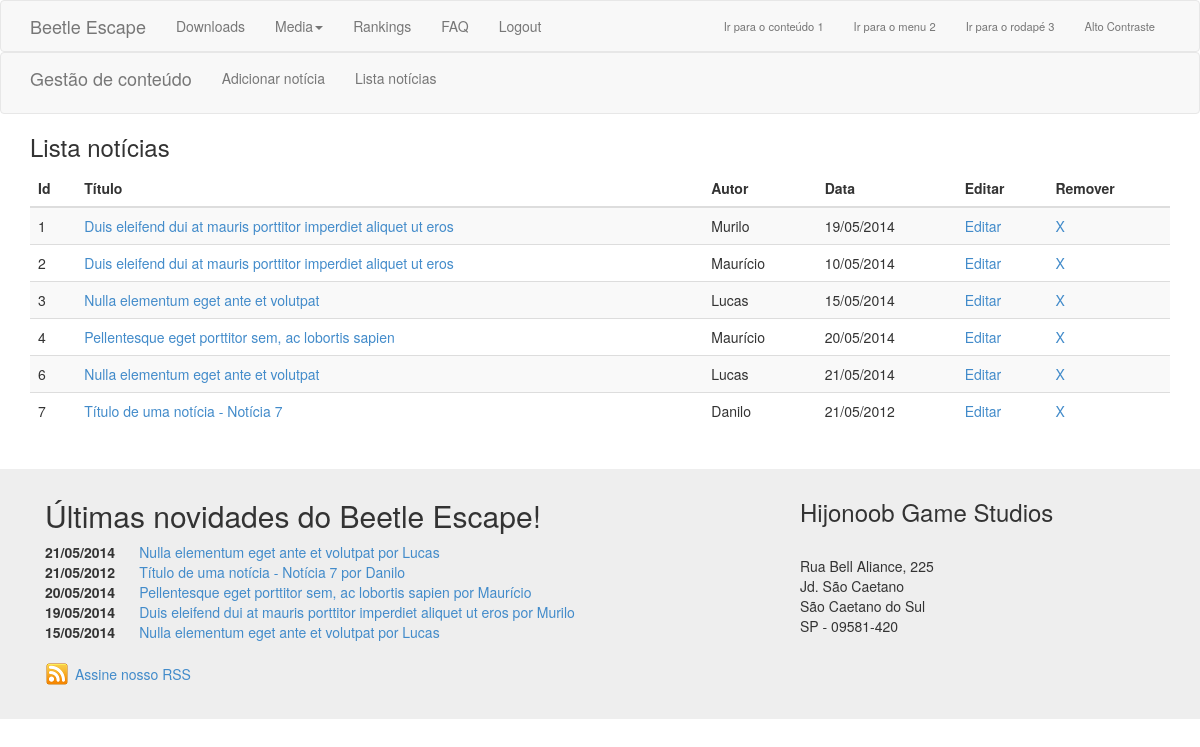
Before: /listanoticia.php (signed in) with the older database file.
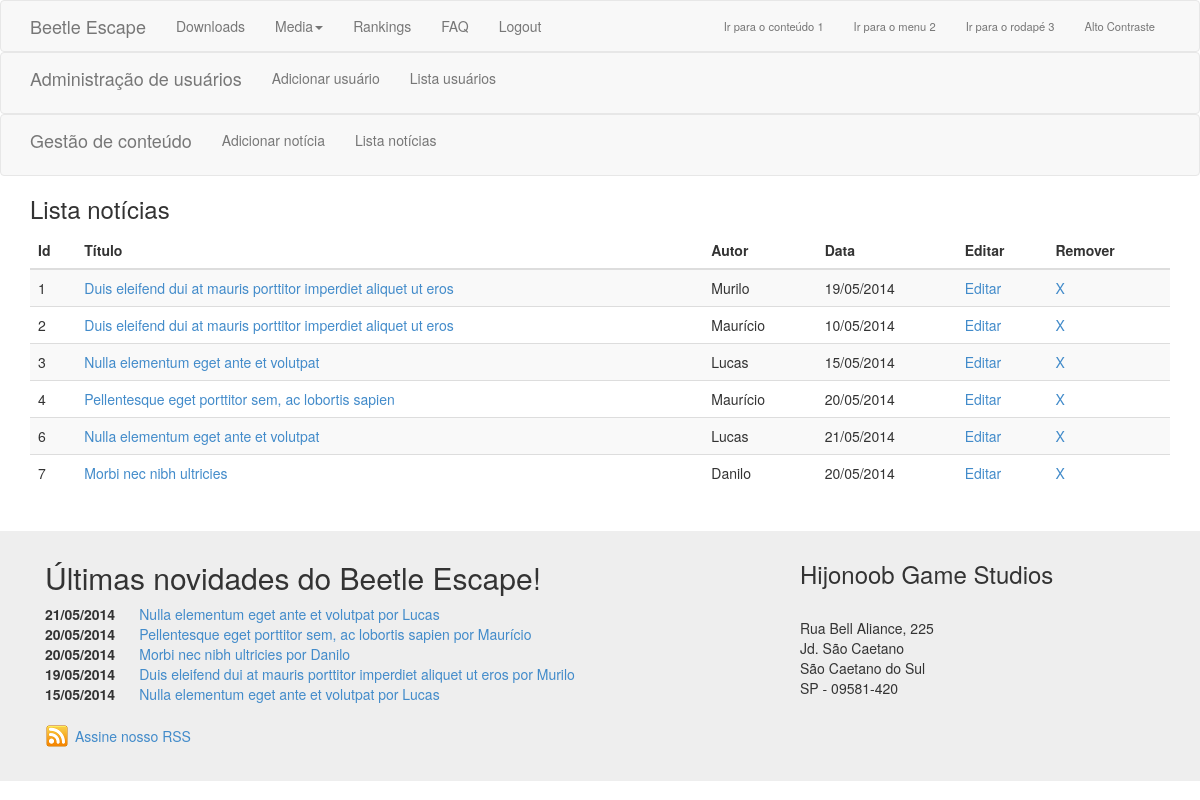
After: the same page with the newer database file.
### tables this page shows
CREATE TABLE `noticias` (
  `id` int(200) NOT NULL AUTO_INCREMENT,
  `titulo` varchar(200) NOT NULL,
  `descricao` varchar(600) NOT NULL,
  `autor` varchar(100) NOT NULL,
  `data` varchar(100) NOT NULL,
  `texto` varchar(5000) NOT NULL,
  PRIMARY KEY (`id`),
  UNIQUE KEY `id` (`id`)
);

### listanoticia.php (the view, shortened to what this page needs)
<?php
	include 'templates/header.php';
?>
			<h3> Lista notícias </h3>
			<table class="table table-striped" width="647">
				<thead>
					<tr>
						<th>Id</th>
						<th>Título</th>
						<th>Autor</th>
						<th>Data</th>
						<th>Editar</th>
						<th>Remover</th>
					</tr>
				</thead>
				<tbody>
				<?php
					include 'restrito/conexao.php';
						$resultado = $conexao->query("SELECT id, titulo, autor, data FROM noticias ORDER BY id");
					while ($linha = $resultado->fetch_assoc()){
						echo '<tr>';
						echo '<td>' . $linha['id'] . '</td>';
						echo '<td> <a href="noticia.php?id='. $linha['id'].'">' . $linha['titulo'] .'</a> </td>';
						echo '<td>' . $linha['autor'] .'</td>';
						echo '<td>' . $linha['data'] .'</td>';
						echo '<td> <a href="editanoticia.php?id='. $linha['id'].'">Editar</a></td>';
						echo '<td> <a class="removenoticia" href="deletanoticia.php?id='. $linha['id'].'">X</a></td>';
						echo '</tr>';
					}
				?>
				</tbody>
				</table>
		</div>
<?php include 'templates/footer.php' ?>

### templates/footer.php (shortened to what this page needs)
      <div class="jumbotron footer" id="arodape">
          <div class="container">
              <div class="col-md-8" id="mailing-form" >
                <h2>Últimas novidades do Beetle Escape!</h2>
                <div class="listanoticia">
                  <dl class="dl-horizontal">
                    <?php
                      include 'restrito/conexao.php';
                      $resultado = $conexao->query("SELECT titulo, autor, data, id FROM noticias ORDER BY data DESC LIMIT 5");
                      while ($linha = $resultado->fetch_assoc()){
                        echo '<dt>' . $linha['data'] . '</dt>';
                        echo '<dd> <a href="noticia.php?id=' . $linha['id'] . '">' . $linha['titulo'] .' por '. $linha['autor'] .' </a></dd>';
                      }
                    ?>
                  </dl>
                </div>
                <h5><a class="rss_icon" href="rss.php">Assine nosso RSS</a></h5>
              </div>
              <div class="col-md-4">
                  <h3>Hijonoob Game Studios</h3><br>
                  Rua Bell Aliance, 225<br>
                  Jd. São Caetano<br>
                  São Caetano do Sul<br>
                  SP - 09581-420
              </div>
          </div>
      </div>
  </body>
</html>

### templates/menuadmin.php
<div class="navbar navbar-default" role="navigation">
  <div class="container">
    <p class="navbar-brand">Administração de usuários</p>
      <ul class="nav navbar-nav">
          <li>
              <a href="adicionausuario.php">Adicionar usuário</a>
          </li>
          <li>
              <a href="listausuario.php">Lista usuários</a>
          </li>
      </ul>
 </div>
</div>

Changed rows visible on the page:
changed noticias "Pellentesque eget porttitor sem, ac lobortis sapien": moves up the list
changed noticias "Danilo": titulo "Título de uma notícia - Notícia 7" → "Morbi nec nibh ultricies"; data "21/05/2012" → "20/05/2014"
Other visible differences:
text now shown: "Administração de usuários Adicionar usuário Lista usuários"
